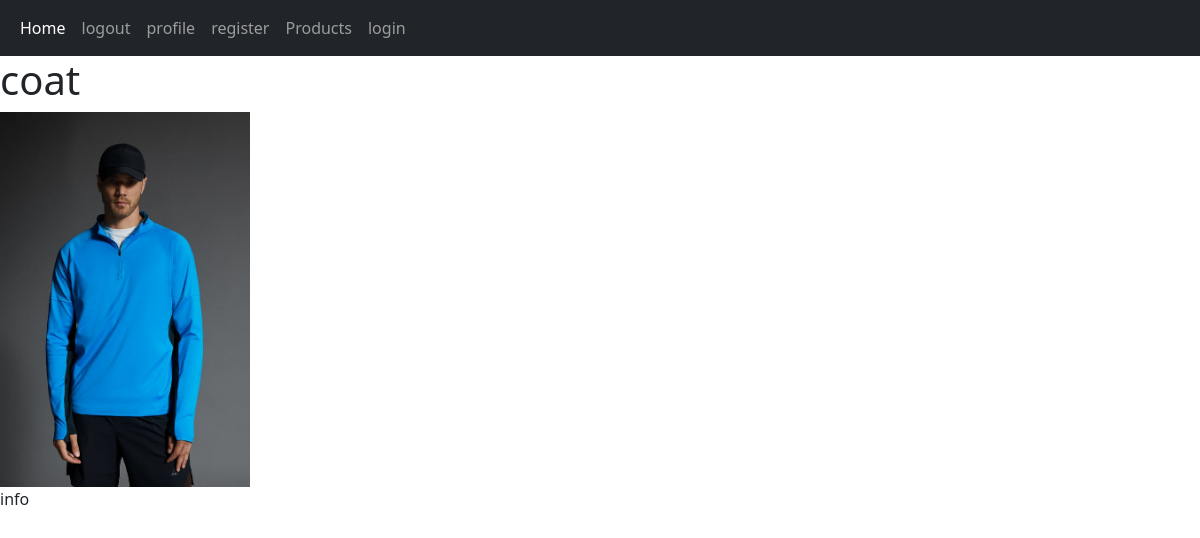
The page /detail/2/ on the database its author committed.
### home/models.py (models this page shows, shortened)
class product(models.Model):
    category = models.ForeignKey(Category,on_delete=models.CASCADE)
    name = models.CharField(max_length=200)
    amount = models.PositiveIntegerField(blank=True,null=True)
    unite_price = models.PositiveIntegerField()
    discount = models.PositiveIntegerField(blank=True,null=True)
    total_price = models.PositiveIntegerField()
    information = models.TextField(blank=True,null=True)
    create = models.DateTimeField(auto_now_add=True)
    update = models.DateTimeField(auto_now=True)
    available = models.BooleanField(default=True)
    image = models.ImageField(upload_to='product')
    @property
    def total_price(self):
        if not self.discount:
            return self.unite_price
        elif self.discount:
            total = (self.discount * self.unite_price)/100
            return int(self.unite_price - total)
        return self.total_price

### home/views.py (the view)
# urls.py: path('detail/<int:id>/', views.product_detail, name='detail'),
def product_detail(request,id=None):
    productd = product.objects.get(id=id)
    return render(request,'home/detail.html',{'productd':productd})

### home/templates/home/detail.html (shortened to what this page needs)
{% extends 'base.html' %}
{% block body %}
    <h1>{{ productd.name }}</h1>
    <img style="width: 250px" src="{{ productd.image.url }}"><br/>
    <p>{{ productd.information }}</p>
{% endblock %}

### rows shown on the page
product: name "coat", image (picture), information "info"
